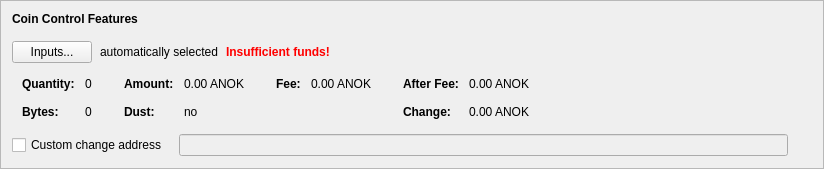
      <widget class="QFrame" name="frameCoinControl">
       <property name="sizePolicy">
        <sizepolicy hsizetype="Expanding" vsizetype="Fixed">
         <horstretch>0</horstretch>
         <verstretch>0</verstretch>
        </sizepolicy>
       </property>
       <property name="frameShape">
        <enum>QFrame::StyledPanel</enum>
       </property>
       <property name="frameShadow">
        <enum>QFrame::Raised</enum>
       </property>
       <layout class="QVBoxLayout" name="verticalLayout_2">
        <property name="spacing">
         <number>6</number>
        </property>
        <item>
         <layout class="QVBoxLayout" name="verticalLayoutCoinControl" stretch="0,0,0,0,0">
          <property name="spacing">
           <number>0</number>
          </property>
          <property name="sizeConstraint">
           <enum>QLayout::SetDefaultConstraint</enum>
          </property>
          <property name="leftMargin">
           <number>0</number>
          </property>
          <property name="topMargin">
           <number>0</number>
          </property>
          <item>
           <layout class="QHBoxLayout" name="horizontalLayoutCoinControl1">
            <property name="bottomMargin">
             <number>15</number>
            </property>
            <item>
             <widget class="QLabel" name="labelCoinControlFeatures">
              <property name="sizePolicy">
               <sizepolicy hsizetype="Preferred" vsizetype="Maximum">
                <horstretch>0</horstretch>
                <verstretch>0</verstretch>
               </sizepolicy>
              </property>
              <property name="font">
               <font>
                <weight>75</weight>
                <bold>true</bold>
               </font>
              </property>
              <property name="styleSheet">
               <string notr="true">font-weight:bold;</string>
              </property>
              <property name="text">
               <string>Coin Control Features</string>
              </property>
             </widget>
            </item>
           </layout>
          </item>
          <item>
           <layout class="QHBoxLayout" name="horizontalLayoutCoinControl2" stretch="0,0,0,0">
            <property name="spacing">
             <number>8</number>
            </property>
            <property name="bottomMargin">
             <number>10</number>
            </property>
            <item>
             <widget class="QPushButton" name="pushButtonCoinControl">
              <property name="styleSheet">
               <string notr="true"/>
              </property>
              <property name="text">
               <string>Inputs...</string>
              </property>
              <property name="autoDefault">
               <bool>false</bool>
              </property>
             </widget>
            </item>
            <item>
             <widget class="QLabel" name="labelCoinControlAutomaticallySelected">
              <property name="text">
               <string>automatically selected</string>
              </property>
              <property name="margin">
               <number>5</number>
              </property>
             </widget>
            </item>
            <item>
             <widget class="QLabel" name="labelCoinControlInsuffFunds">
              <property name="font">
               <font>
                <weight>75</weight>
                <bold>true</bold>
               </font>
              </property>
              <property name="styleSheet">
               <string notr="true">color:red;font-weight:bold;</string>
              </property>
              <property name="text">
               <string>Insufficient funds!</string>
              </property>
              <property name="margin">
               <number>5</number>
              </property>
             </widget>
            </item>
            <item>
             <spacer name="horizontalSpacerCoinControl">
              <property name="orientation">
               <enum>Qt::Horizontal</enum>
              </property>
              <property name="sizeHint" stdset="0">
               <size>
                <width>40</width>
                <height>1</height>
               </size>
              </property>
             </spacer>
            </item>
           </layout>
          </item>
          <item>
           <widget class="QWidget" name="widgetCoinControl" native="true">
            <property name="sizePolicy">
             <sizepolicy hsizetype="Preferred" vsizetype="Preferred">
              <horstretch>0</horstretch>
              <verstretch>0</verstretch>
             </sizepolicy>
            </property>
            <property name="minimumSize">
             <size>
              <width>0</width>
              <height>0</height>
             </size>
            </property>
            <property name="styleSheet">
             <string notr="true"/>
            </property>
            <layout class="QHBoxLayout" name="horizontalLayoutCoinControl5">
             <property name="leftMargin">
              <number>0</number>
             </property>
             <property name="topMargin">
              <number>0</number>
             </property>
             <property name="rightMargin">
              <number>0</number>
             </property>
             <property name="bottomMargin">
              <number>0</number>
             </property>
             <item>
              <layout class="QHBoxLayout" name="horizontalLayoutCoinControl3" stretch="0,0,0,1">
               <property name="spacing">
                <number>20</number>
               </property>
               <property name="topMargin">
                <number>0</number>
               </property>
               <property name="bottomMargin">
                <number>10</number>
               </property>
               <item>
                <layout class="QFormLayout" name="formLayoutCoinControl1">
                 <property name="horizontalSpacing">
                  <number>10</number>
                 </property>
                 <property name="verticalSpacing">
                  <number>14</number>
                 </property>
                 <property name="leftMargin">
                  <number>10</number>
                 </property>
                 <property name="topMargin">
                  <number>4</number>
                 </property>
                 <property name="rightMargin">
                  <number>6</number>
                 </property>
                 <item row="0" column="0">
                  <widget class="QLabel" name="labelCoinControlQuantityText">
                   <property name="font">
                    <font>
                     <weight>75</weight>
                     <bold>true</bold>
                    </font>
                   </property>
                   <property name="text">
                    <string>Quantity:</string>
                   </property>
                   <property name="margin">
                    <number>0</number>
                   </property>
                  </widget>
                 </item>
                 <item row="0" column="1">
                  <widget class="QLabel" name="labelCoinControlQuantity">
                   <property name="cursor">
                    <cursorShape>IBeamCursor</cursorShape>
                   </property>
                   <property name="contextMenuPolicy">
                    <enum>Qt::ActionsContextMenu</enum>
                   </property>
                   <property name="text">
                    <string notr="true">0</string>
                   </property>
                   <property name="margin">
                    <number>0</number>
                   </property>
                   <property name="textInteractionFlags">
                    <set>Qt::LinksAccessibleByMouse|Qt::TextSelectableByKeyboard|Qt::TextSelectableByMouse</set>
                   </property>
                  </widget>
                 </item>
                 <item row="1" column="0">
                  <widget class="QLabel" name="labelCoinControlBytesText">
                   <property name="font">
                    <font>
                     <weight>75</weight>
                     <bold>true</bold>
                    </font>
                   </property>
                   <property name="text">
                    <string>Bytes:</string>
                   </property>
                  </widget>
                 </item>
                 <item row="1" column="1">
                  <widget class="QLabel" name="labelCoinControlBytes">
                   <property name="cursor">
                    <cursorShape>IBeamCursor</cursorShape>
                   </property>
                   <property name="contextMenuPolicy">
                    <enum>Qt::ActionsContextMenu</enum>
                   </property>
                   <property name="text">
                    <string notr="true">0</string>
                   </property>
                   <property name="textInteractionFlags">
                    <set>Qt::LinksAccessibleByMouse|Qt::TextSelectableByKeyboard|Qt::TextSelectableByMouse</set>
                   </property>
                  </widget>
                 </item>
                </layout>
               </item>
               <item>
                <layout class="QFormLayout" name="formLayoutCoinControl2">
                 <property name="horizontalSpacing">
                  <number>10</number>
                 </property>
                 <property name="verticalSpacing">
                  <number>14</number>
                 </property>
                 <property name="leftMargin">
                  <number>6</number>
                 </property>
                 <property name="topMargin">
                  <number>4</number>
                 </property>
                 <property name="rightMargin">
                  <number>6</number>
                 </property>
                 <item row="0" column="0">
                  <widget class="QLabel" name="labelCoinControlAmountText">
                   <property name="font">
                    <font>
                     <weight>75</weight>
                     <bold>true</bold>
                    </font>
                   </property>
                   <property name="text">
                    <string>Amount:</string>
                   </property>
                   <property name="margin">
                    <number>0</number>
                   </property>
                  </widget>
                 </item>
                 <item row="0" column="1">
                  <widget class="QLabel" name="labelCoinControlAmount">
                   <property name="cursor">
                    <cursorShape>IBeamCursor</cursorShape>
                   </property>
                   <property name="contextMenuPolicy">
                    <enum>Qt::ActionsContextMenu</enum>
                   </property>
                   <property name="text">
                    <string notr="true">0.00 ANOK</string>
                   </property>
                   <property name="textInteractionFlags">
                    <set>Qt::LinksAccessibleByMouse|Qt::TextSelectableByKeyboard|Qt::TextSelectableByMouse</set>
                   </property>
                  </widget>
                 </item>
                 <item row="1" column="0">
                  <widget class="QLabel" name="labelCoinControlLowOutputText">
                   <property name="font">
                    <font>
                     <weight>75</weight>
                     <bold>true</bold>
                    </font>
                   </property>
                   <property name="text">
                    <string>Dust:</string>
                   </property>
                  </widget>
                 </item>
                 <item row="1" column="1">
                  <widget class="QLabel" name="labelCoinControlLowOutput">
                   <property name="cursor">
                    <cursorShape>IBeamCursor</cursorShape>
                   </property>
                   <property name="contextMenuPolicy">
                    <enum>Qt::ActionsContextMenu</enum>
                   </property>
                   <property name="text">
                    <string notr="true">no</string>
                   </property>
                   <property name="textInteractionFlags">
                    <set>Qt::LinksAccessibleByMouse|Qt::TextSelectableByKeyboard|Qt::TextSelectableByMouse</set>
                   </property>
                  </widget>
                 </item>
                </layout>
               </item>
               <item>
                <layout class="QFormLayout" name="formLayoutCoinControl3">
                 <property name="horizontalSpacing">
                  <number>10</number>
                 </property>
                 <property name="verticalSpacing">
                  <number>14</number>
                 </property>
                 <property name="leftMargin">
                  <number>6</number>
                 </property>
                 <property name="topMargin">
                  <number>4</number>
                 </property>
                 <property name="rightMargin">
                  <number>6</number>
                 </property>
                 <item row="0" column="0">
                  <widget class="QLabel" name="labelCoinControlFeeText">
                   <property name="font">
                    <font>
                     <weight>75</weight>
                     <bold>true</bold>
                    </font>
                   </property>
                   <property name="text">
                    <string>Fee:</string>
                   </property>
                   <property name="margin">
                    <number>0</number>
                   </property>
                  </widget>
                 </item>
                 <item row="0" column="1">
                  <widget class="QLabel" name="labelCoinControlFee">
                   <property name="cursor">
                    <cursorShape>IBeamCursor</cursorShape>
                   </property>
                   <property name="contextMenuPolicy">
                    <enum>Qt::ActionsContextMenu</enum>
                   </property>
                   <property name="text">
                    <string notr="true">0.00 ANOK</string>
                   </property>
                   <property name="textInteractionFlags">
                    <set>Qt::LinksAccessibleByMouse|Qt::TextSelectableByKeyboard|Qt::TextSelectableByMouse</set>
                   </property>
                  </widget>
                 </item>
                </layout>
               </item>
               <item>
                <layout class="QFormLayout" name="formLayoutCoinControl4">
                 <property name="horizontalSpacing">
                  <number>10</number>
                 </property>
                 <property name="verticalSpacing">
                  <number>14</number>
                 </property>
                 <property name="leftMargin">
                  <number>6</number>
                 </property>
                 <property name="topMargin">
                  <number>4</number>
                 </property>
                 <property name="rightMargin">
                  <number>6</number>
                 </property>
                 <item row="0" column="0">
                  <widget class="QLabel" name="labelCoinControlAfterFeeText">
                   <property name="font">
                    <font>
                     <weight>75</weight>
                     <bold>true</bold>
                    </font>
                   </property>
                   <property name="text">
                    <string>After Fee:</string>
                   </property>
                   <property name="margin">
                    <number>0</number>
                   </property>
                  </widget>
                 </item>
                 <item row="0" column="1">
                  <widget class="QLabel" name="labelCoinControlAfterFee">
                   <property name="cursor">
                    <cursorShape>IBeamCursor</cursorShape>
                   </property>
                   <property name="contextMenuPolicy">
                    <enum>Qt::ActionsContextMenu</enum>
                   </property>
                   <property name="text">
                    <string notr="true">0.00 ANOK</string>
                   </property>
                   <property name="textInteractionFlags">
                    <set>Qt::LinksAccessibleByMouse|Qt::TextSelectableByKeyboard|Qt::TextSelectableByMouse</set>
                   </property>
                  </widget>
                 </item>
                 <item row="1" column="0">
                  <widget class="QLabel" name="labelCoinControlChangeText">
                   <property name="font">
                    <font>
                     <weight>75</weight>
                     <bold>true</bold>
                    </font>
                   </property>
                   <property name="text">
                    <string>Change:</string>
                   </property>
                  </widget>
                 </item>
                 <item row="1" column="1">
                  <widget class="QLabel" name="labelCoinControlChange">
                   <property name="cursor">
                    <cursorShape>IBeamCursor</cursorShape>
                   </property>
                   <property name="contextMenuPolicy">
                    <enum>Qt::ActionsContextMenu</enum>
                   </property>
                   <property name="text">
                    <string notr="true">0.00 ANOK</string>
                   </property>
                   <property name="textInteractionFlags">
                    <set>Qt::LinksAccessibleByMouse|Qt::TextSelectableByKeyboard|Qt::TextSelectableByMouse</set>
                   </property>
                  </widget>
                 </item>
                </layout>
               </item>
              </layout>
             </item>
            </layout>
           </widget>
          </item>
          <item>
           <layout class="QHBoxLayout" name="horizontalLayoutCoinControl4" stretch="0,0,0">
            <property name="spacing">
             <number>12</number>
            </property>
            <property name="sizeConstraint">
             <enum>QLayout::SetDefaultConstraint</enum>
            </property>
            <property name="topMargin">
             <number>5</number>
            </property>
            <property name="rightMargin">
             <number>5</number>
            </property>
            <item>
             <widget class="QCheckBox" name="checkBoxCoinControlChange">
              <property name="toolTip">
               <string>If this is activated, but the change address is empty or invalid, change will be sent to a newly generated address.</string>
              </property>
              <property name="text">
               <string>Custom change address</string>
              </property>
             </widget>
            </item>
            <item>
             <widget class="QValidatedLineEdit" name="lineEditCoinControlChange">
              <property name="enabled">
               <bool>false</bool>
              </property>
              <property name="sizePolicy">
               <sizepolicy hsizetype="Expanding" vsizetype="Fixed">
                <horstretch>0</horstretch>
                <verstretch>0</verstretch>
               </sizepolicy>
              </property>
             </widget>
            </item>
            <item>
             <widget class="QLabel" name="labelCoinControlChangeLabel">
              <property name="sizePolicy">
               <sizepolicy hsizetype="Preferred" vsizetype="Expanding">
                <horstretch>0</horstretch>
                <verstretch>0</verstretch>
               </sizepolicy>
              </property>
              <property name="minimumSize">
               <size>
                <width>0</width>
                <height>0</height>
               </size>
              </property>
              <property name="text">
               <string/>
              </property>
              <property name="margin">
               <number>3</number>
              </property>
             </widget>
            </item>
           </layout>
          </item>
          <item>
           <spacer name="verticalSpacerCoinControl">
            <property name="orientation">
             <enum>Qt::Vertical</enum>
            </property>
            <property name="sizeType">
             <enum>QSizePolicy::Expanding</enum>
            </property>
            <property name="sizeHint" stdset="0">
             <size>
              <width>800</width>
              <height>1</height>
             </size>
            </property>
           </spacer>
          </item>
         </layout>
        </item>
       </layout>
      </widget>
